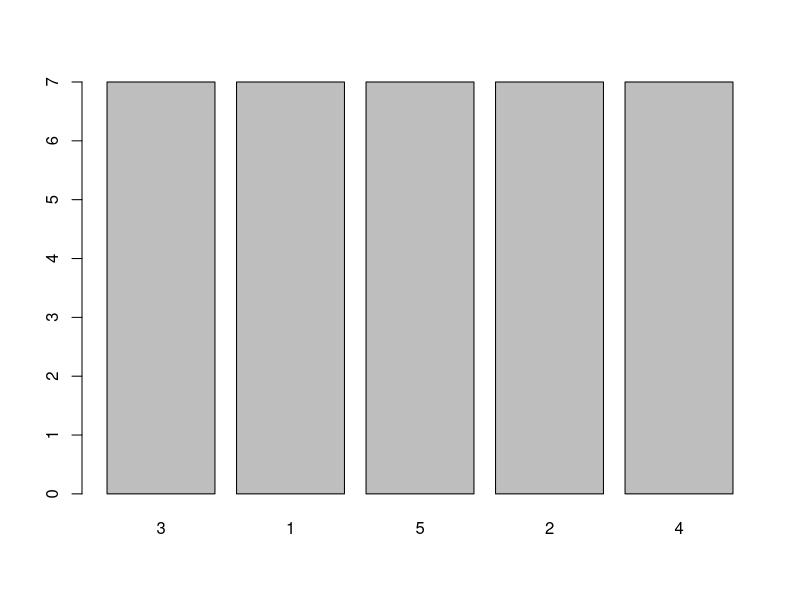
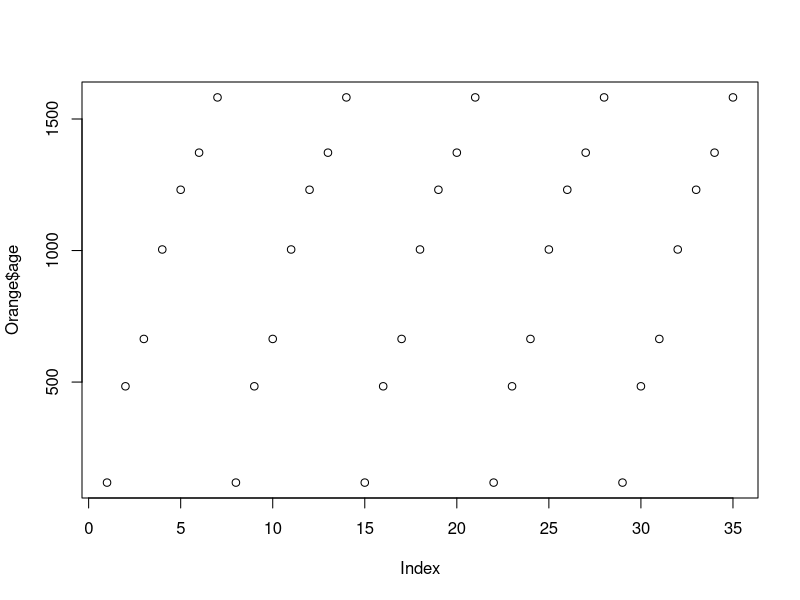
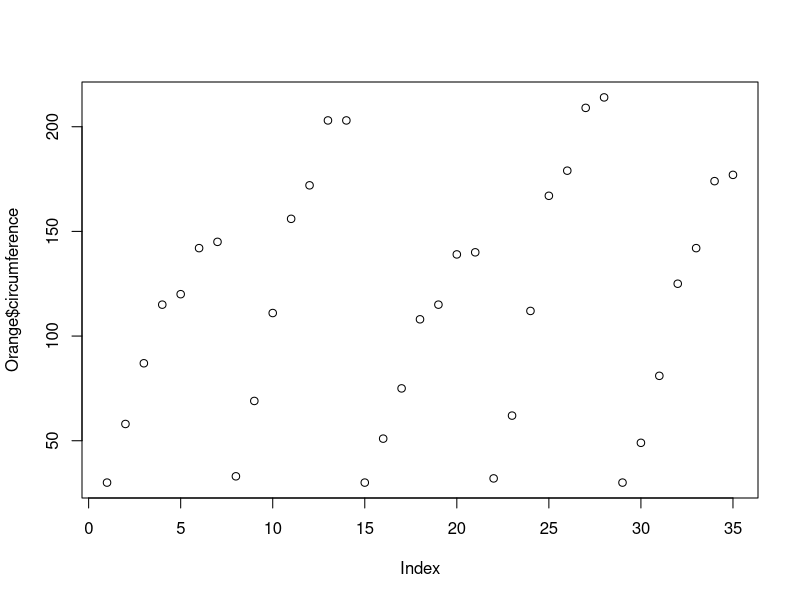
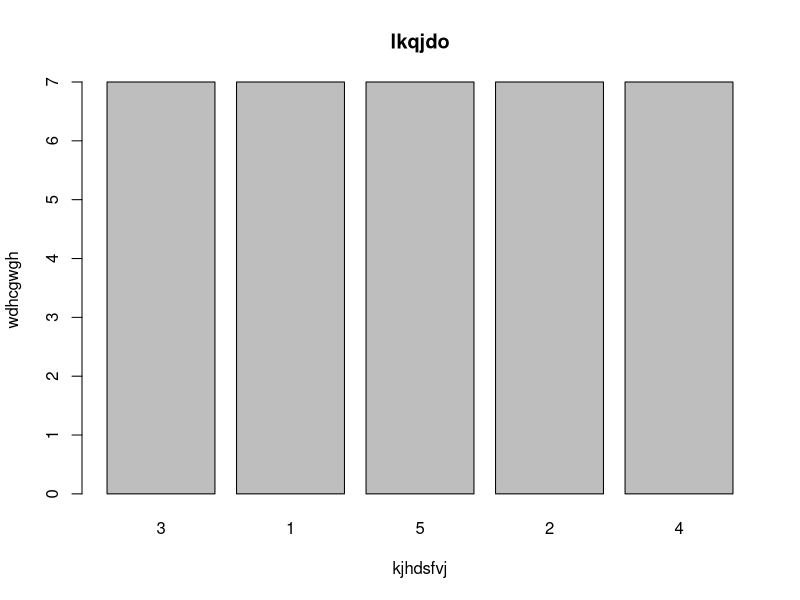
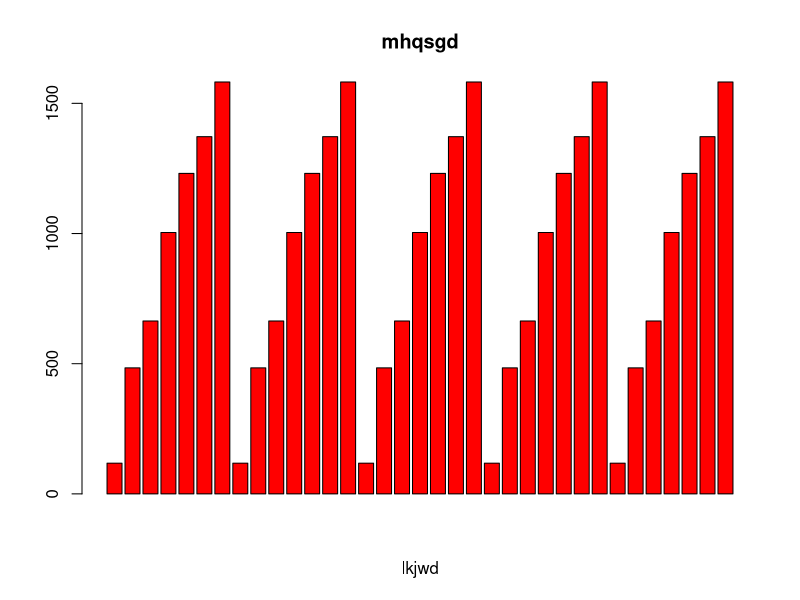
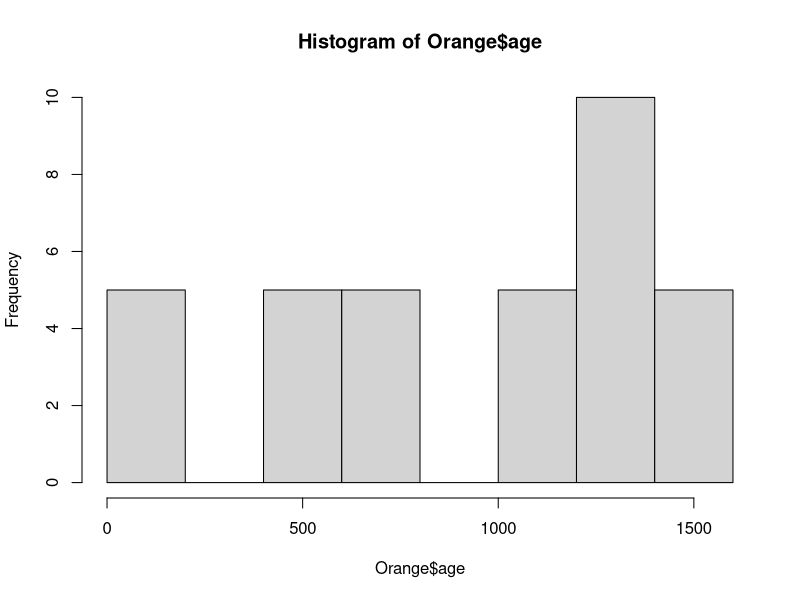
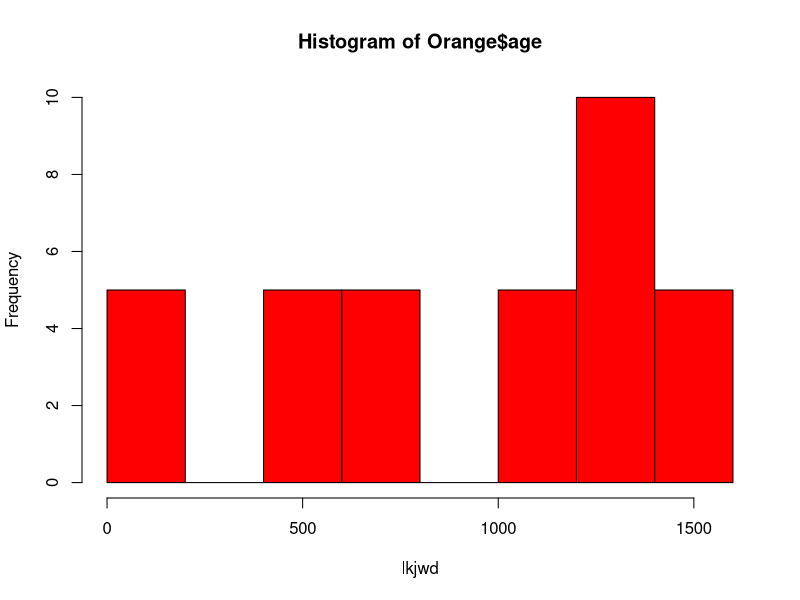
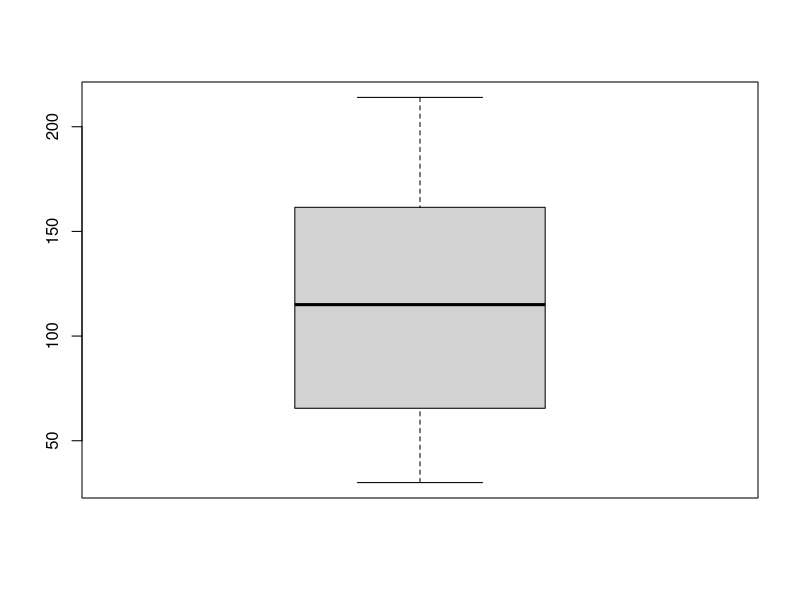

R code for these plots, in order:
Orange<-datasets::Orange

head(Orange)
tail(Orange)
Orange[,c(1,2)]
Orange$age
#summary

summary(Orange$age)
summary(Orange$Tree)
summary(Orange$circumference)

#plot

plot(Orange$Tree)
plot(Orange$age)
plot(Orange$circumference)
plot(Orange$Tree,xlab="kjhdsfvj",ylab='wdhcgwgh',main="lkqjdo",)

#barchart
barplot(Orange$age,main = 'mhqsgd',xlab = 'lkjwd',col = 'red',horiz = FALSE)

#histogram
hist(Orange$age)
hist(Orange$age,xlab = 'lkjwd',col = 'red')

#boxplot
boxplot(Orange$circumference)

#multiple boxplot
boxplot(Orange[,1:3],main="multiple")

#combined charts
par(mfrow=c(3,3),mar=c(2,5,2,1),las=0,bty="n")
plot(Orange$Tree)
plot(Orange$age)
plot(Orange$circumference)
plot(Orange$Tree,xlab="kjhdsfvj",ylab='wdhcgwgh',main="lkqjdo",)
boxplot(Orange$circumference)
hist(Orange$age,xlab = 'lkjwd',col = 'red')
boxplot(Orange[,1:3],main="multiple")
